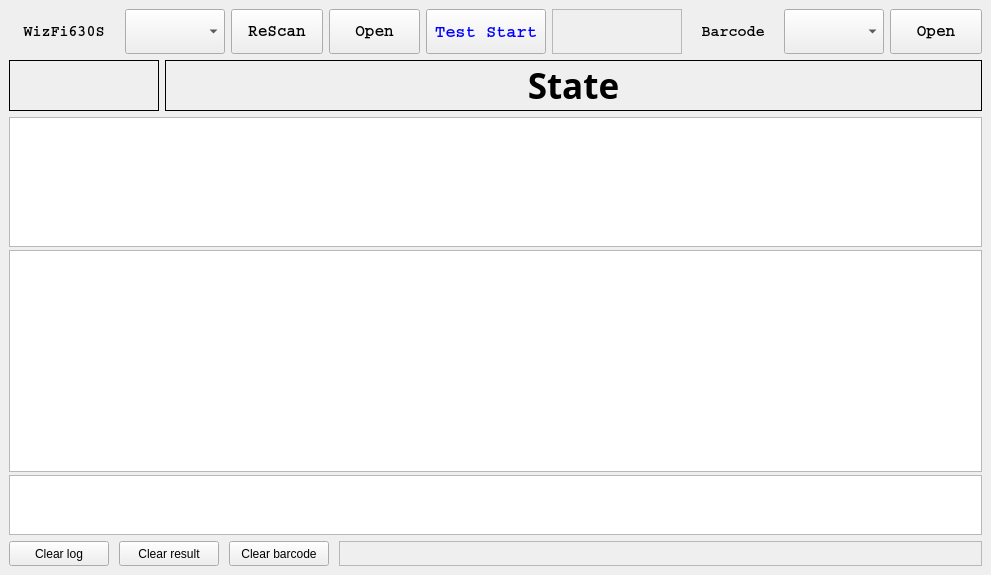
<?xml version="1.0" encoding="UTF-8"?>
<ui version="4.0">
 <class>MainWindow</class>
 <widget class="QMainWindow" name="MainWindow">
  <property name="geometry">
   <rect>
    <x>0</x>
    <y>0</y>
    <width>991</width>
    <height>575</height>
   </rect>
  </property>
  <property name="minimumSize">
   <size>
    <width>600</width>
    <height>425</height>
   </size>
  </property>
  <property name="maximumSize">
   <size>
    <width>1100</width>
    <height>700</height>
   </size>
  </property>
  <property name="windowTitle">
   <string>WizFi630S Test Tool</string>
  </property>
  <widget class="QWidget" name="centralwidget">
   <layout class="QGridLayout" name="gridLayout_5">
    <item row="0" column="0">
     <layout class="QGridLayout" name="gridLayout_3">
      <item row="0" column="5">
       <widget class="QFrame" name="frame">
        <property name="minimumSize">
         <size>
          <width>130</width>
          <height>45</height>
         </size>
        </property>
        <property name="maximumSize">
         <size>
          <width>130</width>
          <height>50</height>
         </size>
        </property>
        <property name="font">
         <font>
          <weight>75</weight>
          <bold>true</bold>
         </font>
        </property>
        <property name="frameShape">
         <enum>QFrame::StyledPanel</enum>
        </property>
        <property name="frameShadow">
         <enum>QFrame::Raised</enum>
        </property>
       </widget>
      </item>
      <item row="0" column="3">
       <widget class="QPushButton" name="button_open_devport">
        <property name="minimumSize">
         <size>
          <width>70</width>
          <height>30</height>
         </size>
        </property>
        <property name="maximumSize">
         <size>
          <width>100</width>
          <height>50</height>
         </size>
        </property>
        <property name="font">
         <font>
          <family>Courier</family>
          <pointsize>12</pointsize>
          <weight>75</weight>
          <bold>true</bold>
         </font>
        </property>
        <property name="text">
         <string>Open</string>
        </property>
       </widget>
      </item>
      <item row="0" column="1">
       <widget class="QComboBox" name="combobox_devport">
        <property name="minimumSize">
         <size>
          <width>70</width>
          <height>30</height>
         </size>
        </property>
        <property name="maximumSize">
         <size>
          <width>100</width>
          <height>50</height>
         </size>
        </property>
        <property name="font">
         <font>
          <family>Courier</family>
          <pointsize>12</pointsize>
          <weight>75</weight>
          <bold>true</bold>
         </font>
        </property>
       </widget>
      </item>
      <item row="0" column="0">
       <widget class="QLabel" name="label">
        <property name="minimumSize">
         <size>
          <width>110</width>
          <height>45</height>
         </size>
        </property>
        <property name="maximumSize">
         <size>
          <width>110</width>
          <height>50</height>
         </size>
        </property>
        <property name="font">
         <font>
          <family>Courier</family>
          <pointsize>11</pointsize>
          <weight>75</weight>
          <bold>true</bold>
         </font>
        </property>
        <property name="text">
         <string>WizFi630S</string>
        </property>
        <property name="alignment">
         <set>Qt::AlignCenter</set>
        </property>
       </widget>
      </item>
      <item row="0" column="7">
       <widget class="QComboBox" name="combobox_barcode">
        <property name="minimumSize">
         <size>
          <width>70</width>
          <height>30</height>
         </size>
        </property>
        <property name="maximumSize">
         <size>
          <width>100</width>
          <height>50</height>
         </size>
        </property>
        <property name="font">
         <font>
          <family>Courier</family>
          <pointsize>12</pointsize>
          <weight>75</weight>
          <bold>true</bold>
         </font>
        </property>
       </widget>
      </item>
      <item row="0" column="8">
       <widget class="QPushButton" name="button_open_barcodeport">
        <property name="minimumSize">
         <size>
          <width>70</width>
          <height>30</height>
         </size>
        </property>
        <property name="maximumSize">
         <size>
          <width>100</width>
          <height>50</height>
         </size>
        </property>
        <property name="font">
         <font>
          <family>Courier</family>
          <pointsize>12</pointsize>
          <weight>75</weight>
          <bold>true</bold>
         </font>
        </property>
        <property name="text">
         <string>Open</string>
        </property>
       </widget>
      </item>
      <item row="0" column="6">
       <widget class="QLabel" name="label_2">
        <property name="minimumSize">
         <size>
          <width>90</width>
          <height>45</height>
         </size>
        </property>
        <property name="maximumSize">
         <size>
          <width>90</width>
          <height>50</height>
         </size>
        </property>
        <property name="font">
         <font>
          <family>Courier</family>
          <pointsize>11</pointsize>
          <weight>75</weight>
          <bold>true</bold>
         </font>
        </property>
        <property name="text">
         <string>Barcode</string>
        </property>
        <property name="alignment">
         <set>Qt::AlignCenter</set>
        </property>
       </widget>
      </item>
      <item row="0" column="2">
       <widget class="QPushButton" name="rescanbutton">
        <property name="minimumSize">
         <size>
          <width>70</width>
          <height>30</height>
         </size>
        </property>
        <property name="maximumSize">
         <size>
          <width>100</width>
          <height>50</height>
         </size>
        </property>
        <property name="font">
         <font>
          <family>Courier</family>
          <pointsize>12</pointsize>
          <weight>75</weight>
          <bold>true</bold>
         </font>
        </property>
        <property name="toolTip">
         <string>&lt;html&gt;&lt;head/&gt;&lt;body&gt;&lt;p&gt;ReScan COM ports&lt;/p&gt;&lt;/body&gt;&lt;/html&gt;</string>
        </property>
        <property name="text">
         <string>ReScan</string>
        </property>
       </widget>
      </item>
      <item row="0" column="4">
       <widget class="QPushButton" name="startbutton">
        <property name="minimumSize">
         <size>
          <width>120</width>
          <height>30</height>
         </size>
        </property>
        <property name="maximumSize">
         <size>
          <width>140</width>
          <height>50</height>
         </size>
        </property>
        <property name="palette">
         <palette>
          <active>
           <colorrole role="ButtonText">
            <brush brushstyle="SolidPattern">
             <color alpha="255">
              <red>0</red>
              <green>0</green>
              <blue>255</blue>
             </color>
            </brush>
           </colorrole>
          </active>
          <inactive>
           <colorrole role="ButtonText">
            <brush brushstyle="SolidPattern">
             <color alpha="255">
              <red>0</red>
              <green>0</green>
              <blue>255</blue>
             </color>
            </brush>
           </colorrole>
          </inactive>
          <disabled>
           <colorrole role="ButtonText">
            <brush brushstyle="SolidPattern">
             <color alpha="255">
              <red>120</red>
              <green>120</green>
              <blue>120</blue>
             </color>
            </brush>
           </colorrole>
          </disabled>
         </palette>
        </property>
        <property name="font">
         <font>
          <family>Courier</family>
          <pointsize>13</pointsize>
          <weight>75</weight>
          <italic>false</italic>
          <bold>true</bold>
          <strikeout>false</strikeout>
          <kerning>true</kerning>
         </font>
        </property>
        <property name="text">
         <string>Test Start</string>
        </property>
       </widget>
      </item>
     </layout>
    </item>
    <item row="1" column="0">
     <layout class="QGridLayout" name="gridLayout_4">
      <property name="leftMargin">
       <number>0</number>
      </property>
      <property name="rightMargin">
       <number>0</number>
      </property>
      <item row="0" column="0">
       <widget class="QLabel" name="label_serialnum">
        <property name="minimumSize">
         <size>
          <width>110</width>
          <height>50</height>
         </size>
        </property>
        <property name="maximumSize">
         <size>
          <width>150</width>
          <height>70</height>
         </size>
        </property>
        <property name="sizeIncrement">
         <size>
          <width>0</width>
          <height>0</height>
         </size>
        </property>
        <property name="baseSize">
         <size>
          <width>0</width>
          <height>0</height>
         </size>
        </property>
        <property name="font">
         <font>
          <family>Courier New</family>
          <pointsize>12</pointsize>
          <weight>75</weight>
          <bold>true</bold>
         </font>
        </property>
        <property name="frameShape">
         <enum>QFrame::Box</enum>
        </property>
        <property name="frameShadow">
         <enum>QFrame::Plain</enum>
        </property>
        <property name="text">
         <string/>
        </property>
        <property name="alignment">
         <set>Qt::AlignCenter</set>
        </property>
       </widget>
      </item>
      <item row="0" column="1">
       <widget class="QLabel" name="msglabel">
        <property name="minimumSize">
         <size>
          <width>700</width>
          <height>50</height>
         </size>
        </property>
        <property name="maximumSize">
         <size>
          <width>1050</width>
          <height>70</height>
         </size>
        </property>
        <property name="font">
         <font>
          <family>Book Antiqua</family>
          <pointsize>26</pointsize>
          <weight>75</weight>
          <bold>true</bold>
         </font>
        </property>
        <property name="frameShape">
         <enum>QFrame::Box</enum>
        </property>
        <property name="text">
         <string>State</string>
        </property>
        <property name="alignment">
         <set>Qt::AlignCenter</set>
        </property>
       </widget>
      </item>
     </layout>
    </item>
    <item row="2" column="0">
     <layout class="QGridLayout" name="gridLayout">
      <property name="verticalSpacing">
       <number>3</number>
      </property>
      <item row="1" column="0">
       <widget class="QPlainTextEdit" name="logtextedit">
        <property name="minimumSize">
         <size>
          <width>535</width>
          <height>170</height>
         </size>
        </property>
        <property name="maximumSize">
         <size>
          <width>1070</width>
          <height>360</height>
         </size>
        </property>
        <property name="font">
         <font>
          <family>Courier</family>
          <pointsize>10</pointsize>
         </font>
        </property>
        <property name="readOnly">
         <bool>true</bool>
        </property>
       </widget>
      </item>
      <item row="3" column="0">
       <widget class="QPlainTextEdit" name="logtextedit_barcode">
        <property name="minimumSize">
         <size>
          <width>535</width>
          <height>30</height>
         </size>
        </property>
        <property name="maximumSize">
         <size>
          <width>1070</width>
          <height>60</height>
         </size>
        </property>
        <property name="font">
         <font>
          <family>Courier</family>
          <pointsize>10</pointsize>
         </font>
        </property>
        <property name="readOnly">
         <bool>true</bool>
        </property>
       </widget>
      </item>
      <item row="0" column="0">
       <widget class="QPlainTextEdit" name="textedit_result">
        <property name="minimumSize">
         <size>
          <width>535</width>
          <height>75</height>
         </size>
        </property>
        <property name="maximumSize">
         <size>
          <width>1070</width>
          <height>130</height>
         </size>
        </property>
        <property name="font">
         <font>
          <family>Courier</family>
          <pointsize>10</pointsize>
         </font>
        </property>
        <property name="readOnly">
         <bool>true</bool>
        </property>
       </widget>
      </item>
     </layout>
    </item>
    <item row="3" column="0">
     <layout class="QGridLayout" name="gridLayout_2">
      <property name="horizontalSpacing">
       <number>10</number>
      </property>
      <item row="0" column="0">
       <widget class="QPushButton" name="button_clear_log">
        <property name="minimumSize">
         <size>
          <width>100</width>
          <height>25</height>
         </size>
        </property>
        <property name="maximumSize">
         <size>
          <width>100</width>
          <height>25</height>
         </size>
        </property>
        <property name="text">
         <string>Clear log</string>
        </property>
       </widget>
      </item>
      <item row="0" column="1">
       <widget class="QPushButton" name="button_clear_result">
        <property name="minimumSize">
         <size>
          <width>100</width>
          <height>25</height>
         </size>
        </property>
        <property name="maximumSize">
         <size>
          <width>100</width>
          <height>25</height>
         </size>
        </property>
        <property name="text">
         <string>Clear result</string>
        </property>
       </widget>
      </item>
      <item row="0" column="2">
       <widget class="QPushButton" name="button_clear_barcodelog">
        <property name="minimumSize">
         <size>
          <width>100</width>
          <height>25</height>
         </size>
        </property>
        <property name="maximumSize">
         <size>
          <width>100</width>
          <height>25</height>
         </size>
        </property>
        <property name="text">
         <string>Clear barcode</string>
        </property>
       </widget>
      </item>
      <item row="0" column="3">
       <widget class="QFrame" name="frame_3">
        <property name="minimumSize">
         <size>
          <width>400</width>
          <height>25</height>
         </size>
        </property>
        <property name="maximumSize">
         <size>
          <width>850</width>
          <height>50</height>
         </size>
        </property>
        <property name="frameShape">
         <enum>QFrame::StyledPanel</enum>
        </property>
        <property name="frameShadow">
         <enum>QFrame::Raised</enum>
        </property>
       </widget>
      </item>
     </layout>
    </item>
   </layout>
  </widget>
 </widget>
 <resources/>
 <connections/>
</ui>
